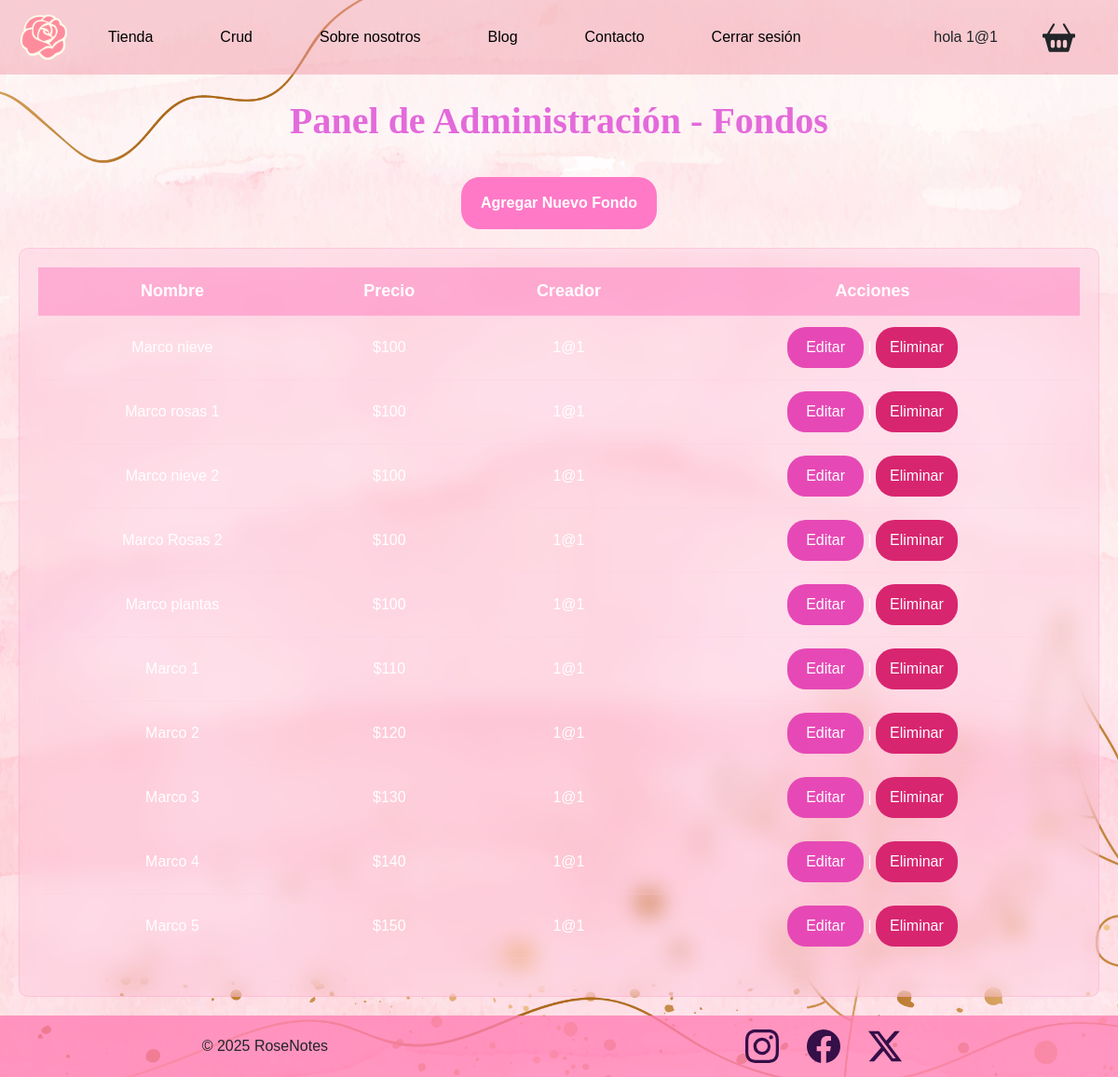
Page /index_crud.php (signed in) on the committed database.
### tables this page shows
CREATE TABLE `producto` (
  `id` int(11) NOT NULL,
  `nombre` varchar(100) NOT NULL,
  `imagen` varchar(255) NOT NULL,
  `precio` int(11) NOT NULL,
  `creador` varchar(100) NOT NULL
);

### index_crud.php (called while the page is built, shortened)
<?php
require_once "layout.php";
?>

### views/index_crud.php (the view)
<?php
require_once "app/config/config.php";
$usuarioActual = $_SESSION['email'];
$sql = "SELECT * FROM producto";
$result = mysqli_query($conex, $sql);
?>
<link rel="stylesheet" href="assets/css/index_crud.css">
<span class="titulo">Panel de Administración - Fondos</span>
<section class="crud-panel">
    <a href="add_crud.php" class="btn">Agregar Nuevo Fondo</a>
    <div class="caja-crud">
        <table>
            <tr>
                <th>Nombre</th>
                <th>Precio</th>
                <th>Creador</th>
                <th>Acciones</th>
            </tr>
            <?php while($p = mysqli_fetch_assoc($result)): ?>
            <tr>
                <td><?= htmlspecialchars($p['nombre']) ?></td>
                <td>$<?= $p['precio'] ?></td>
                <td><?= htmlspecialchars($p['creador']) ?></td>
                <td>
                    <?php if($p['creador'] === $usuarioActual): ?>
                        <a href="edit_crud.php?id=<?= $p['id'] ?>" class="editar-boton">Editar</a> |
                        <a href="delete_crud.php?id=<?= $p['id'] ?>" onclick="return confirm('¿Eliminar este fondo?')" class="eliminar-boton">
                           Eliminar
                        </a>
                    <?php else: ?>
                        <span style="color: gray;">No disponible</span>
                    <?php endif; ?>
                </td>
            </tr>
            <?php endwhile; ?>
        </table>
    </div>
</section>

### layout.php (shortened to what this page needs)
<!DOCTYPE html>
<html lang="en">
<head>
    <link href="https://cdn.jsdelivr.net/npm/bootstrap@5.3.8/dist/css/bootstrap.min.css" rel="stylesheet">
    <link rel="stylesheet" href="assets/css/navbar.css">
    <link rel="stylesheet" href="assets/css/layout.css">
    <link rel="stylesheet" href="assets/css/footer.css">
</head>
<body>
    <header>
        <?php include 'views/navbar.php'; ?>
    </header>
    <main>
        <?php
            $section = (isset($section)) ? $section : 'index';
            require_once $section . '.php';
        ?>
    </main>
    <footer>
        <?php include 'views/footer.php'; ?>
    </footer>
</body>
</html>

### views/navbar.php (shortened to what this page needs)
<nav class="navbar navbar-expand-lg">
  <div class="container-fluid d-flex justify-content-between align-items-center">
    <div class="d-flex align-items-center">
      <a href="index.php" class="navbar-brand me-3">
        <img src="assets/img/iconos/rosa.png" width="50" height="50">
      </a>
      <div class="collapse navbar-collapse" id="menuNavbar">
        <ul class="navbar-nav gap-3">
          <li class="nav-item "><a class="nav-link active" href="shop.php">Tienda</a></li>
          <li class="nav-item "><a class="nav-link active" href="index_crud.php">Crud</a></li>
          <li class="nav-item "><a class="nav-link active" href="about_us.php">Sobre nosotros</a></li>
          <li class="nav-item "><a class="nav-link active" href="blog.php">Blog</a></li>
          <li class="nav-item "><a class="nav-link active" href="contact.php">Contacto</a></li>
          <li class="nav-item "><a class="nav-link active" href="logout.php">Cerrar sesión</a></li>
        </ul>
      </div>
    </div>
    <div class="d-flex align-items-center ">
      <span class="me-5 d-none d-lg-block">
        <?php echo 'hola' . ' ' . $_SESSION['email']; ?>
      </span>
      <a class="nav-link d-none d-lg-block me-4" href="cart.php">
      </a>
    </div>
  </div>
</nav>

### views/footer.php (shortened to what this page needs)
<footer>
   <div class="contenedorFooter">
    <span>© 2025 RoseNotes</span>
    <div class="contenedorRedes">
   <a href="https://www.instagram.com/" target="_blank" class="redes">
   </a>
   <a href="https://www.facebook.com/" class="redes" target="_blank">
   </a>
   <a href="https://www.x.com/" class="redes" target="_blank">
      <svg xmlns="http://www.w3.org/2000/svg" width="36" height="36" fill="currentColor" class="bi bi-twitter-x" viewBox="0 0 16 16">
      <path d="M12.6.75h2.454l-5.36 6.142L16 15.25h-4.937l-3.867-5.07-4.425 5.07H.316l5.733-6.57L0 .75h5.063l3.495 4.633L12.601.75Zm-.86 13.028h1.36L4.323 2.145H2.865z"/>
      </svg>
   </a>
    </div>
   </div>
</footer>

### assets/css/navbar.css (style rules this page uses)
.navbar { padding: 10px; background-color: rgba(241, 150, 165, 0.475); display: flex; justify-content: center; }
.nav-item { padding-inline: 20px; }

### assets/css/layout.css (style rules this page uses)
body { width: 100%; height: 100vh; background: url(../img/fondos/fondo.jpg) no-repeat center center fixed; background-size: cover; display: grid; grid-template-rows: auto 1fr auto; }

### assets/css/footer.css (style rules this page uses)
footer { height: auto; width: auto; background-color: #ff80b58c; }
.contenedorFooter { width: auto; height: auto; display: flex; justify-content:space-around; align-items:center; text-align: center; }
.contenedorRedes { display: flex; flex-wrap: wrap; }
.redes { color: rgb(52, 15, 72); padding:15px; }

### assets/css/index_crud.css (style rules this page uses)
* { margin: 0; padding: 0; }
body { background-size: cover; min-height: 100vh; font-family: Arial, Helvetica, sans-serif, Verdana; }
.crud-panel { display: flex; flex-direction: column; align-items: center; justify-content: center; text-align: center; padding: 20px; color: white; }
.titulo { margin-top: 20px; color: #e36adb; font-weight: bold; font-size: 2.5rem; display: block; text-align: center; font-family: 'Times New Roman', Times, serif; }
.crud-panel .caja-crud { width: 100%; max-width: 1500px; background: rgba(255, 150, 200, 0.15); backdrop-filter: blur(12px); padding: 20px; border-radius: 10px; overflow-x: auto; border: 1px solid rgba(255, 150, 200, 0.3); }
.crud-panel .btn { display: inline-block; padding: 15px 20px; background-color: #ff79c6; color: white; text-decoration: none; border-radius: 20px; font-weight: bold; margin: 10px 0 20px 0; transition: background-color 0.3s ease; }
.crud-panel table { width: 100%; border-collapse: collapse; margin-bottom: 20px; }
.crud-panel th, .crud-panel td { padding: 12px 15px; text-align: center; border-bottom: 1px solid rgba(255, 200, 230, 0.25); }
.crud-panel th { background-color: rgba(255, 100, 180, 0.4); font-size: 18px; }
.editar-boton { display: inline-block; padding: 10px 20px; background-color: #e649b5; color: white; text-decoration: none; border-radius: 20px; transition: background-color 0.3s ease; }
.eliminar-boton { display: inline-block; padding: 10px 15px; background-color: #d8256f; color: white; text-decoration: none; border-radius: 20px; transition: background-color 0.3s ease; }

### rows in the picture
producto: nombre "Marco nieve", precio "100", creador "1@1"
producto: nombre "Marco rosas 1", precio "100", creador "1@1"
producto: nombre "Marco nieve 2", precio "100", creador "1@1"
producto: nombre "Marco Rosas 2", precio "100", creador "1@1"
producto: nombre "Marco plantas", precio "100", creador "1@1"
producto: nombre "Marco 1", precio "110", creador "1@1"
producto: nombre "Marco 2", precio "120", creador "1@1"
producto: nombre "Marco 3", precio "130", creador "1@1"
producto: nombre "Marco 4", precio "140", creador "1@1"
producto: nombre "Marco 5", precio "150", creador "1@1"

### other values in the picture
$_SESSION['email'] "1@1"
